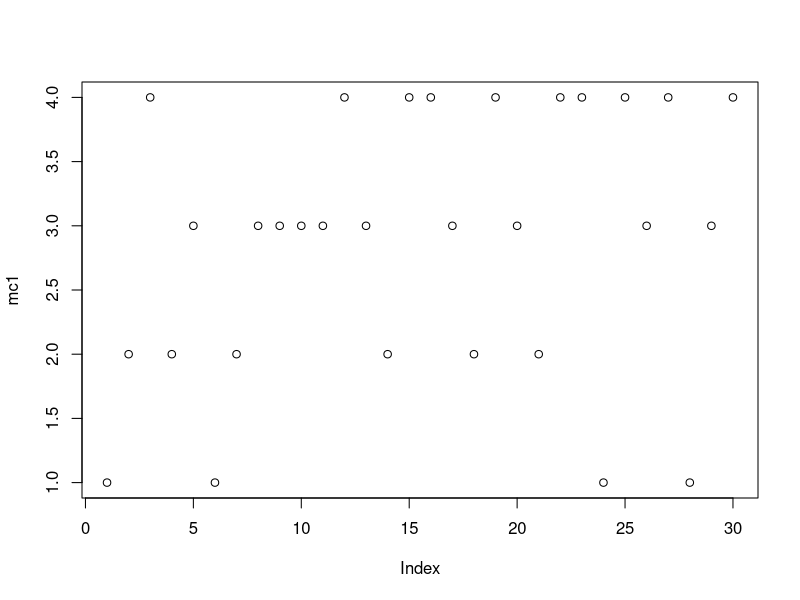
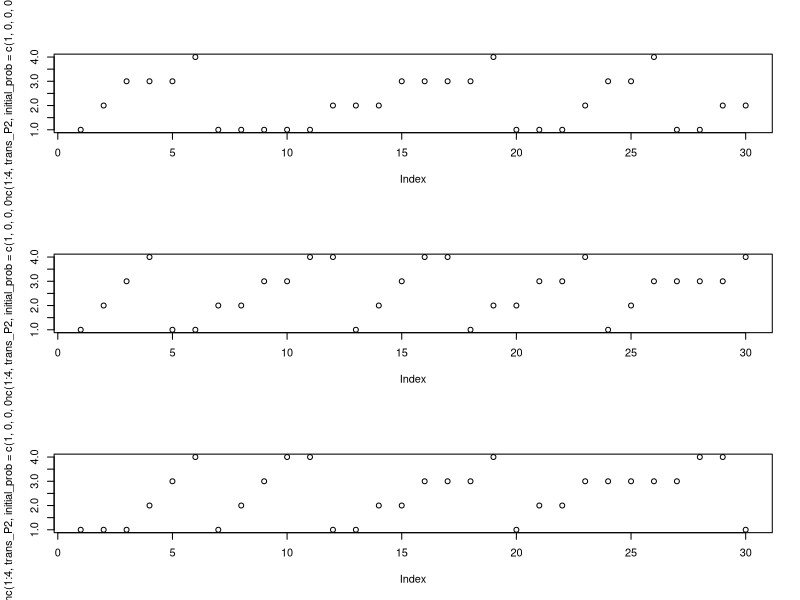
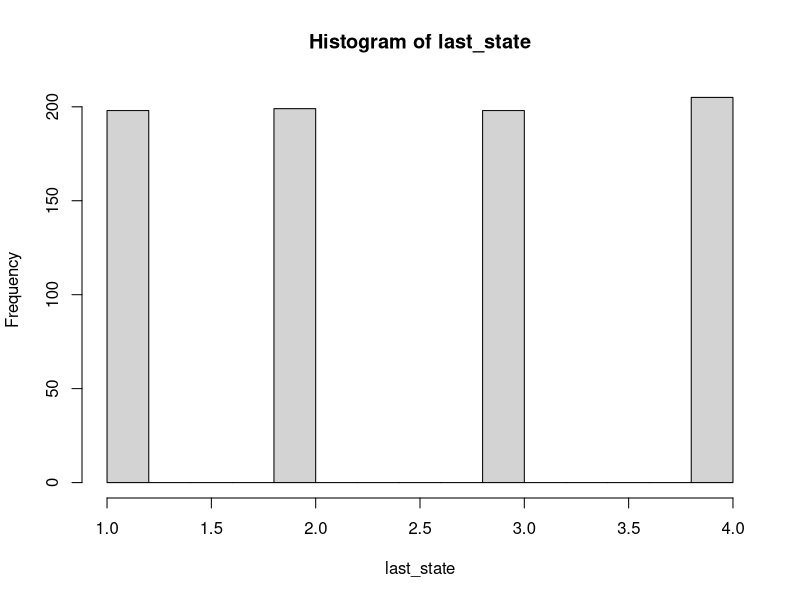
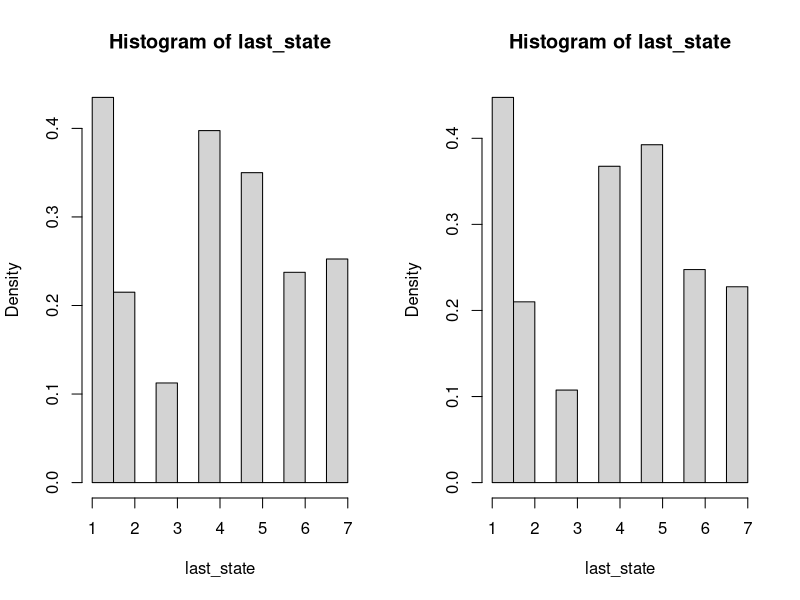

Write the R code that produced these figures, in order.
simulate_mc <- function(state_space, transition, initial_prob=NULL, N_fin) {
  states <- rep(NA, N_fin)
  if (is.null(initial_prob)) {
    states[1] <- sample(state_space, 1)
  }
  else {
    states[1] <- sample(state_space, 1, prob=initial_prob)
  }
  for (i in 2:N_fin) {
    prev_state_idx <- which(states[i - 1] == state_space)
    states[i] <- sample(state_space, 1, prob=transition[prev_state_idx, ])
  }
  return(states)
}

# Simulation 1
trans_P1 <- matrix(c(0, 0.3, 0.3, 0.4, 0, 0, 0.5, 0.5, 0.2, 0.2, 0.3, 0.3, 0.1, 0.1, 0.6, 0.2), nrow=4, ncol=4, byrow=TRUE)
mc1 <- simulate_mc(1:4, trans_P1, initial_prob=c(1, 0, 0, 0), N_fin=30)
plot(mc1)
# Simulation 2
trans_P2 <- matrix(c(0.5, 0.5, 0, 0, 0, 0.5, 0.5, 0, 0, 0, 0.5, 0.5, 0.5, 0, 0, 0.5), nrow=4, ncol=4, byrow=TRUE)
par(mfrow=c(3,1))
for (i in 1:3) {
  plot(simulate_mc(1:4, trans_P2, initial_prob=c(1, 0, 0, 0), N_fin=30))  
}
N = 800
last_state <- rep(NA, N)
for (i in 1:N) {
  last_state[i] <- simulate_mc(1:4, trans_P2, initial_prob=c(1, 0, 0, 0), N_fin=30)[30]
}
par(mfrow=c(1,1))
hist(last_state)
# Simulation 3
trans_P3 <- matrix(rexp(7 * 7), nrow=7, ncol=7, byrow=TRUE)
trans_P3 <- trans_P3 / rowSums(trans_P3)
N = 800
last_state <- rep(NA, N)
for (i in 1:N) {
  last_state[i] <- simulate_mc(1:7, trans_P3, initial_prob=c(1, 0, 0, 0, 0, 0, 0), N_fin=50)[50]
}
par(mfrow=c(1,2))
hist(last_state, probability=TRUE)
last_state <- rep(NA, N)
for (i in 1:N) {
  last_state[i] <- simulate_mc(1:7, trans_P3, initial_prob=c(1, 0, 0, 0, 0, 0, 0), N_fin=50)[50]
}
hist(last_state, probability=TRUE)
